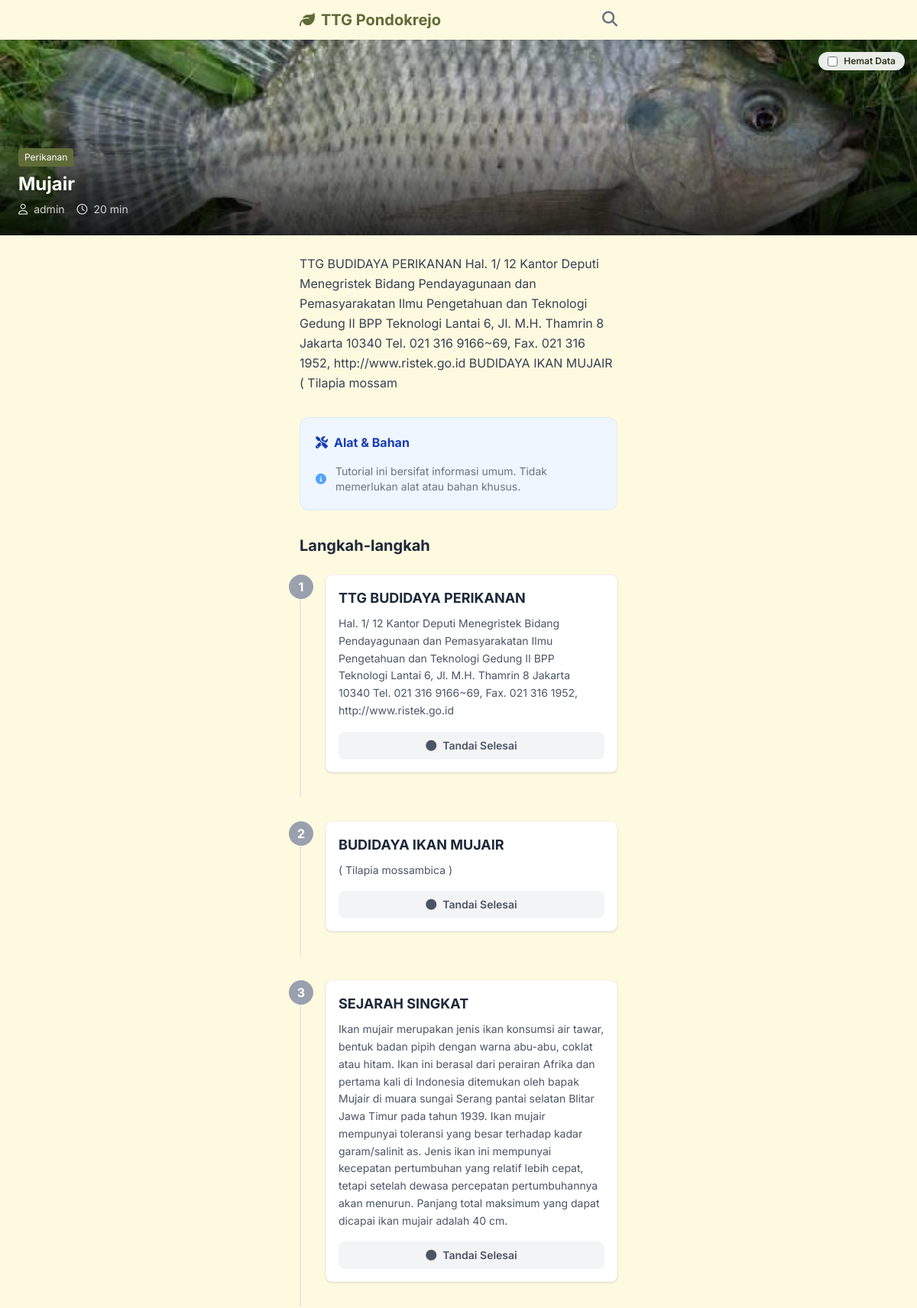
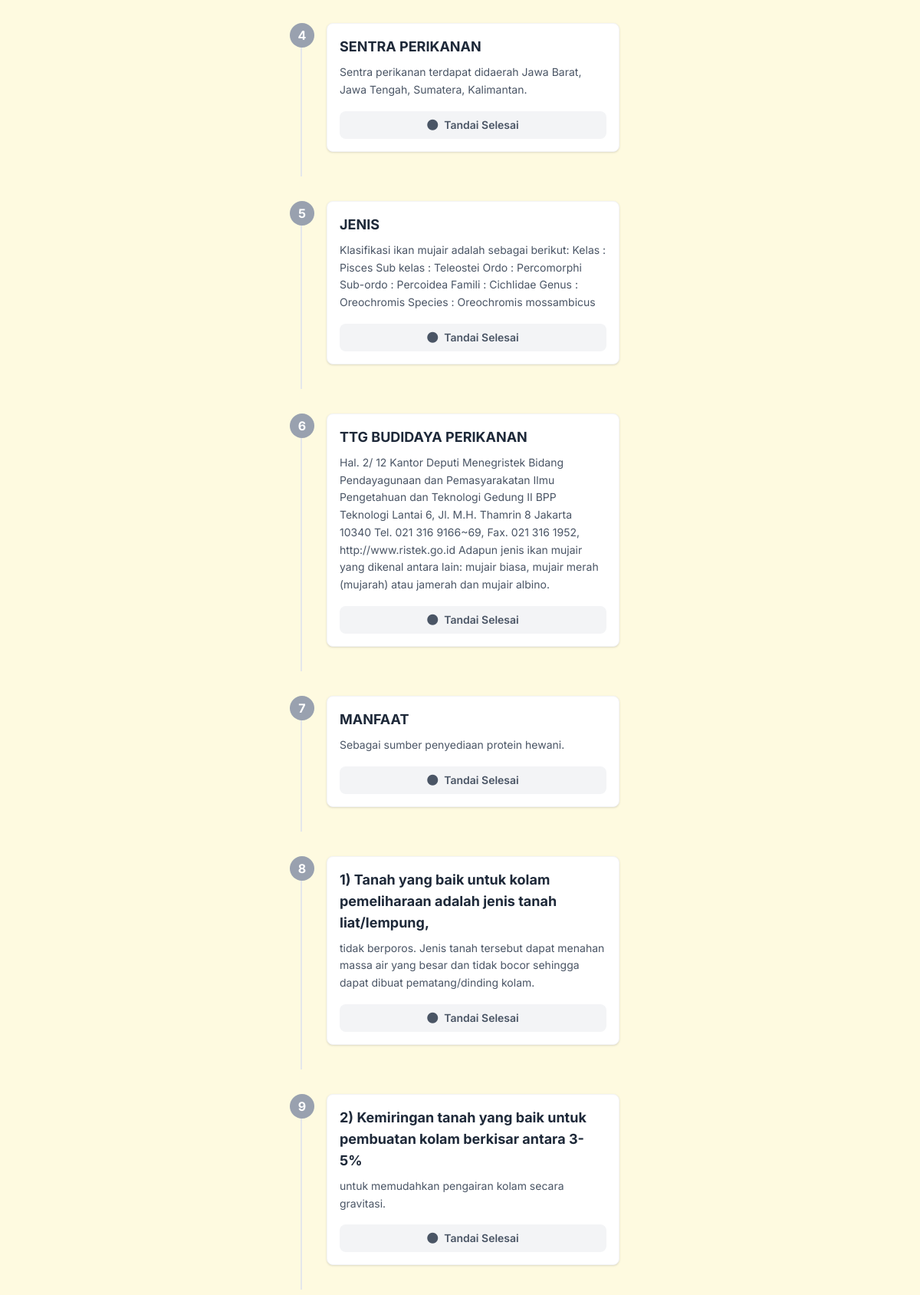
Page /tutorial.php?id=84 (upper part) on the committed database (2 pictures, top to bottom).
### tables this page shows
CREATE TABLE tutorials (
            id INTEGER PRIMARY KEY AUTOINCREMENT,
            title TEXT NOT NULL,
            slug TEXT UNIQUE NOT NULL,
            description TEXT,
            difficulty TEXT, -- 'Easy', 'Medium', 'Hard'
            duration INTEGER, -- in minutes
            category_id INTEGER,
            author_id INTEGER,
            created_at DATETIME DEFAULT CURRENT_TIMESTAMP,
            view_count INTEGER DEFAULT 0,
            image_path TEXT, video_url TEXT, pdf_path TEXT, -- Main thumbnail
            FOREIGN KEY(category_id) REFERENCES categories(id),
            FOREIGN KEY(author_id) REFERENCES users(id)
        );

CREATE TABLE categories (
            id INTEGER PRIMARY KEY AUTOINCREMENT,
            name TEXT NOT NULL,
            icon_class TEXT -- e.g. fa-leaf for fontawesome or just text
        );

CREATE TABLE users (
            id INTEGER PRIMARY KEY AUTOINCREMENT,
            username TEXT UNIQUE NOT NULL,
            password_hash TEXT NOT NULL,
            role TEXT DEFAULT 'admin'
        );

CREATE TABLE steps (
            id INTEGER PRIMARY KEY AUTOINCREMENT,
            tutorial_id INTEGER NOT NULL,
            step_number INTEGER NOT NULL,
            title TEXT,
            content TEXT,
            image_path TEXT,
            FOREIGN KEY(tutorial_id) REFERENCES tutorials(id) ON DELETE CASCADE
        );

### public/tutorial.php (the view, shortened to what this page needs)
<?php
require_once __DIR__ . '/../includes/functions.php';
$pdo = connectDB();
$id = (int)$_GET['id'];
$stmt = $pdo->prepare("SELECT t.*, c.name as category_name, u.username as author_name
                       FROM tutorials t
                       JOIN categories c ON t.category_id = c.id
                       LEFT JOIN users u ON t.author_id = u.id
                       WHERE t.id = ?");
$stmt->execute([$id]);
$tutorial = $stmt->fetch();
$stmt = $pdo->prepare("SELECT * FROM steps WHERE tutorial_id = ? ORDER BY step_number ASC");
$stmt->execute([$id]);
$steps = $stmt->fetchAll();
$stmt = $pdo->prepare("SELECT * FROM materials WHERE tutorial_id = ?");
$stmt->execute([$id]);
$materials = $stmt->fetchAll();
require_once __DIR__ . '/../includes/header.php';
?>
<div x-data="{
    dataSaver: false,
    completedSteps: JSON.parse(localStorage.getItem('completed_steps_<?php echo $id; ?>') || '[]'),
    toggleStep(stepId) {
        if (this.completedSteps.includes(stepId)) {
            this.completedSteps = this.completedSteps.filter(id => id !== stepId);
        } else {
            this.completedSteps.push(stepId);
        }
        localStorage.setItem('completed_steps_<?php echo $id; ?>', JSON.stringify(this.completedSteps));
    },
    isCompleted(stepId) {
        return this.completedSteps.includes(stepId);
    }
}" class="pb-24">
    <div class="relative h-64 w-full bg-gray-200">
        <template x-if="!dataSaver">
            <img src="<?php echo BASE_URL . ($tutorial['image_path'] ?? '/assets/images/default.jpg'); ?>"
                 alt="<?php echo $tutorial['title']; ?>"
                 class="w-full h-full object-cover">
        </template>
        <div class="absolute top-4 right-4 bg-white/90 backdrop-blur rounded-full px-3 py-1 shadow-sm text-xs font-semibold">
             <label class="flex items-center gap-2 cursor-pointer">
                <input type="checkbox" x-model="dataSaver" class="form-checkbox text-primary rounded focus:ring-primary">
                <span>Hemat Data</span>
            </label>
        </div>
        <div class="absolute bottom-0 left-0 right-0 bg-gradient-to-t from-black/80 to-transparent p-6 pt-20">
            <span class="bg-primary text-white text-xs px-2 py-1 rounded mb-2 inline-block">
                <?php echo $tutorial['category_name']; ?>
            </span>
            <h1 class="text-2xl font-bold text-white leading-tight mb-2">
                <?php echo $tutorial['title']; ?>
            </h1>
            <div class="flex text-white/80 text-sm gap-4">
                <span><i class="far fa-user mr-1"></i> <?php echo $tutorial['author_name'] ?? 'Admin'; ?></span>
                <span><i class="far fa-clock mr-1"></i> <?php echo $tutorial['duration']; ?> min</span>
            </div>
        </div>
    </div>
    <div class="px-4 py-6 max-w-md mx-auto">
        <div class="mb-8 text-gray-700 leading-relaxed prose prose-sm max-w-none">
            <?php echo renderContent($tutorial['description']); ?>
        </div>
        <div class="bg-blue-50 rounded-xl p-5 mb-8 border border-blue-100">
            <h3 class="font-bold text-blue-800 mb-4 flex items-center">
                <i class="fas fa-tools mr-2"></i> Alat & Bahan
            </h3>
            <?php if(!empty($materials)): ?>
            <ul class="space-y-3">
                <?php foreach($materials as $mat): ?>
                <li class="flex items-start gap-3 text-sm text-gray-700 border-b border-blue-100 pb-2 last:border-0 last:pb-0">
                    <i class="fas fa-check-circle text-blue-400 mt-1"></i>
                    <div>
                        <span class="font-semibold block"><?php echo $mat['name']; ?> (<?php echo $mat['quantity']; ?>)</span>
                        <?php if($mat['local_source']): ?>
                            <span class="text-xs text-blue-600 block mt-0.5">
                                <i class="fas fa-map-marker-alt mr-1"></i> Tersedia di: <?php echo $mat['local_source']; ?>
                            </span>
                        <?php endif; ?>
                    </div>
                </li>
                <?php endforeach; ?>
            </ul>
            <?php else: ?>
            <div class="flex items-center gap-3 text-sm text-gray-500">
                <i class="fas fa-info-circle text-blue-400"></i>
                <span>Tutorial ini bersifat informasi umum. Tidak memerlukan alat atau bahan khusus.</span>
            </div>
            <?php endif; ?>
        </div>
        <div class="space-y-8">
            <h3 class="font-bold text-xl text-gray-800 mb-6">Langkah-langkah</h3>
            <?php foreach($steps as $index => $step): ?>
            <div class="relative pl-8 pb-8 border-l-2 border-gray-200 last:border-0">
                <div class="absolute -left-4 top-0 w-8 h-8 rounded-full flex items-center justify-center font-bold text-white transition-colors duration-300"
                     :class="isCompleted(<?php echo $step['id']; ?>) ? 'bg-primary' : 'bg-gray-400'">
                    <?php echo $step['step_number']; ?>
                </div>
                <div class="bg-white rounded-lg p-4 shadow-sm border border-gray-100 transition-all duration-300"
                     :class="isCompleted(<?php echo $step['id']; ?>) ? 'opacity-60 grayscale' : ''">
                    <h4 class="font-bold text-lg mb-2 text-gray-800"><?php echo $step['title']; ?></h4>
                    <div class="text-gray-600 text-sm mb-4 leading-relaxed">
                        <?php echo renderContent($step['content']); ?>
                    </div>
                    <button @click="toggleStep(<?php echo $step['id']; ?>)"
                            class="w-full py-2 rounded-lg text-sm font-semibold transition flex items-center justify-center gap-2"
                            :class="isCompleted(<?php echo $step['id']; ?>)
                                ? 'bg-green-100 text-green-700 hover:bg-green-200'
                                : 'bg-gray-100 text-gray-600 hover:bg-gray-200'">
                        <i class="fas" :class="isCompleted(<?php echo $step['id']; ?>) ? 'fa-check' : 'fa-circle'"></i>
                        <span x-text="isCompleted(<?php echo $step['id']; ?>) ? 'Selesai' : 'Tandai Selesai'"></span>
                    </button>
                </div>
            </div>
            <?php endforeach; ?>
        </div>
    </div>
</div>
<?php require_once __DIR__ . '/../includes/footer.php'; ?>

### includes/functions.php (shortened to what this page needs)
<?php
function cleanWordPressContent($content) {
    $content = preg_replace('/\[.+?\]/', '', $content);
    $content = str_replace('&nbsp;', ' ', $content);
    $content = preg_replace('/class="wp-image-\d+"/', '', $content);
    $content = preg_replace('/class="wp-block-list"/', '', $content);
    $content = preg_replace('/(<br\s*\/?>\s*){3,}/', '<br><br>', $content);
    $content = preg_replace('/<p>\s*<\/p>/', '', $content);
    $content = trim($content);
    return $content;
}
function renderContent($content) {
    $content = cleanWordPressContent($content);
    $content = preg_replace('/<p>\s*<ul>\s*<li>\s*<li>/i', '<ul><li>', $content);
    $content = preg_replace('/<\/li>\s*<\/li>\s*<\/ul>\s*<\/p>/i', '</li></ul>', $content);
    $content = preg_replace('/<li[^>]*>\s*(<br\s*\/?>\s*)*<\/li>/i', '', $content);
    $content = preg_replace('/<li>\s*<\/li>/i', '', $content);
    $content = preg_replace(
        '/<img\s+([^>]*)>/',
        '<img $1 class="w-full h-auto rounded-lg my-4 shadow-sm" loading="lazy">',
        $content
    );
    $content = preg_replace('/\s*style="[^"]*"/i', '', $content);
    $content = preg_replace(
        '/<p[^>]*>\s*Gambar\s+\d+\.?.*?<\/p>/i',
        '$0',
        $content
    );
    $content = preg_replace(
        '/^(Gambar\s+\d+\.?.*)$/m',
        '<p class="text-sm font-semibold text-gray-600 mt-4 mb-1 italic">$1</p>',
        $content
    );
    $content = preg_replace(
        '/^(Keterangan\s*(gambar|Gambar)\s*\d*)\s*:?\s*$/m',
        '<p class="text-sm font-bold text-gray-800 mt-3 mb-2">$1:</p>',
        $content
    );
    $content = preg_replace(
        '/<p[^>]*>\s*Keterangan\s*(gambar|Gambar)\s*\d*\s*:?\s*<\/p>/i',
        '<p class="text-sm font-bold text-gray-800 mt-3 mb-2">$0</p>',
        $content
    );
    $content = preg_replace(
        '/<ul[^>]*>/',
        '<ul class="space-y-1 ml-4 mb-4">',
        $content
    );
    $content = preg_replace(
        '/<li[^>]*>\s*(.*?)\s*<\/li>/s',
        '<li class="flex items-start gap-2 text-gray-700"><span class="text-primary mt-1 flex-shrink-0">•</span><span class="flex-1">$1</span></li>',
        $content
    );
    $content = preg_replace('/<p[^>]*>\s*<\/p>/i', '', $content);
    $content = preg_replace('/<p[^>]*>\s*<br\s*\/?>\s*<\/p>/i', '', $content);
    $content = preg_replace(
        '/<p[^>]*>(.*?)<\/p>/s',
        '<p class="mb-3 text-gray-700 leading-relaxed">$1</p>',
        $content
    );
    $content = preg_replace(
        '/<strong>/i',
        '<strong class="font-semibold text-gray-900">',
        $content
    );
    $content = preg_replace(
        '/<b>/i',
        '<b class="font-semibold text-gray-900">',
        $content
    );
    for ($i = 1; $i <= 3; $i++) {
        $size = $i === 1 ? 'text-xl' : ($i === 2 ? 'text-lg' : 'text-base');
        $content = preg_replace(
            "/<h{$i}([^>]*)>/i",
            "<h{$i}$1 class=\"{$size} font-bold text-gray-900 mt-6 mb-3\">",
            $content
        );
    }
    $content = preg_replace('/(<br\s*\/?>\s*){3,}/', '<br><br>', $content);
    $content = preg_replace('/<li[^>]*>\s*<\/li>/i', '', $content);
    $content = preg_replace('/<ul[^>]*>\s*<\/ul>/i', '', $content);
    return $content;
}
?>

### includes/header.php (style rules this page uses)
body { font-family: 'Inter', sans-serif; }

### rows in the picture
tutorials: image_path (picture), category.name "Perikanan", title "Mujair", author.username "admin", duration "20", description "TTG BUDIDAYA PERIKANAN Hal. 1/ 12 Kantor Deputi Menegristek Bidang Pendayagunaan dan Pemasyarakatan Ilmu Pengetahuan dan Teknologi Gedung II BPP Teknologi Lantai 6, Jl. M.H. Thamrin 8 Jakarta 10340 Tel. 021 316 9166~69, Fax. 021 316 1952, http://www.ristek.go.id BUDIDAYA IKAN MUJAIR ( Tilapia mossam"
steps: step_number "1", title "TTG BUDIDAYA PERIKANAN", content "Hal. 1/ 12 Kantor Deputi Menegristek Bidang Pendayagunaan dan Pemasyarakatan Ilmu Pengetahuan dan Teknologi Gedung II BPP Teknologi Lantai 6, Jl. M.H. Thamrin 8 Jakarta 10340 Tel. 021 316 9166~69, Fax. 021 316 1952, http://www.ristek.go.id"
steps: step_number "2", title "BUDIDAYA IKAN MUJAIR", content "( Tilapia mossambica )"
steps: step_number "3", title "SEJARAH SINGKAT", content "Ikan mujair merupakan jenis ikan konsumsi air tawar, bentuk badan pipih dengan warna abu-abu, coklat atau hitam. Ikan ini berasal dari perairan Afrika dan pertama kali di Indonesia ditemukan oleh bapak Mujair di muara sungai Serang pantai selatan Blitar Jawa Timur pada tahun 1939. Ikan mujair mempunyai toleransi yang besar terhadap kadar garam/salinit as. Jenis ikan ini mempunyai kecepatan pertumbuhan yang relatif lebih cepat, tetapi setelah dewasa percepatan pertumbuhannya akan menurun. Panjang total maksimum yang dapat dicapai ikan mujair adalah 40 cm."
steps: step_number "4", title "SENTRA PERIKANAN", content "Sentra perikanan terdapat didaerah Jawa Barat, Jawa Tengah, Sumatera, Kalimantan."
steps: step_number "5", title "JENIS", content "Klasifikasi ikan mujair adalah sebagai berikut: Kelas : Pisces Sub kelas : Teleostei Ordo : Percomorphi Sub-ordo : Percoidea Famili : Cichlidae Genus : Oreochromis Species : Oreochromis mossambicus"
steps: step_number "6", title "TTG BUDIDAYA PERIKANAN", content "Hal. 2/ 12 Kantor Deputi Menegristek Bidang Pendayagunaan dan Pemasyarakatan Ilmu Pengetahuan dan Teknologi Gedung II BPP Teknologi Lantai 6, Jl. M.H. Thamrin 8 Jakarta 10340 Tel. 021 316 9166~69, Fax. 021 316 1952, http://www.ristek.go.id Adapun jenis ikan mujair yang dikenal antara lain: mujair biasa, mujair merah (mujarah) atau jamerah dan mujair albino."
steps: step_number "7", title "MANFAAT", content "Sebagai sumber penyediaan protein hewani."
steps: step_number "8", title "1) Tanah yang baik untuk kolam pemeliharaan adalah jenis tanah liat/lempung,", content "tidak berporos. Jenis tanah tersebut dapat menahan massa air yang besar dan tidak bocor sehingga dapat dibuat pematang/dinding kolam."
steps: step_number "9", title "2) Kemiringan tanah yang baik untuk pembuatan kolam berkisar antara 3-5%", content "untuk memudahkan pengairan kolam secara gravitasi."
